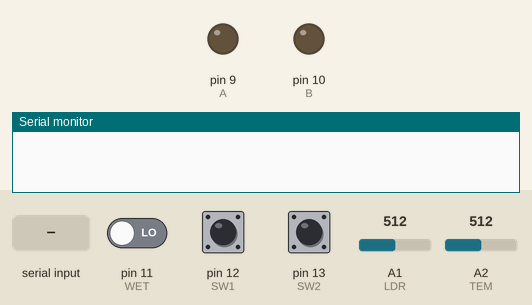
A sketch run on a simulated Arduino Mega 2560, built with avr-gcc and run on an emulated ATmega2560. Shown: output pins drawn as LEDs (lit = HIGH), the last lines printed to the serial monitor. The inputs (shaded band) are chosen by the test bench; at power-on: pin 11 (WET) LOW, pin 12 (SW1) LOW, pin 13 (SW2) LOW, A1 (LDR) = 512, A2 (TEM) = 512.

Above: at 1.2 s.
1.3 s: "A\n" received over the second serial link
At 3.7 s:
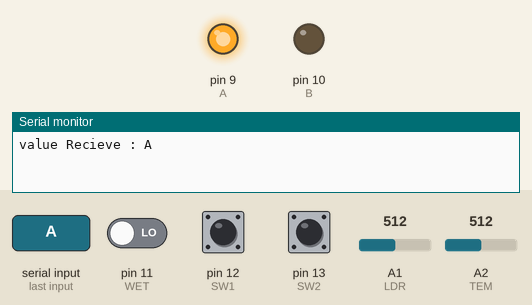
4.0 s: pin 11 (WET) driven HIGH
At 4.9 s:
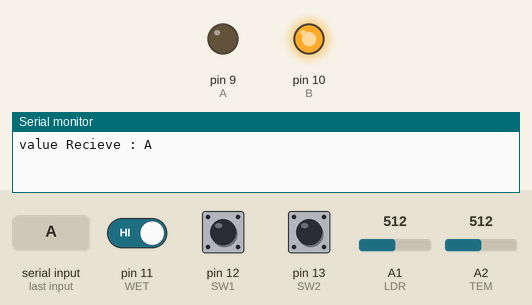
5.5 s: pin 11 (WET) driven LOW
At 6.0 s:
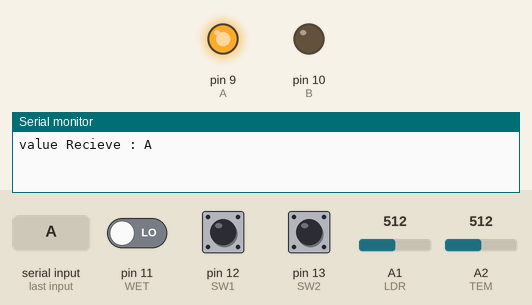
Timing chart, 0 to 8.5 s (numbered marks = the images above; inputs shaded):
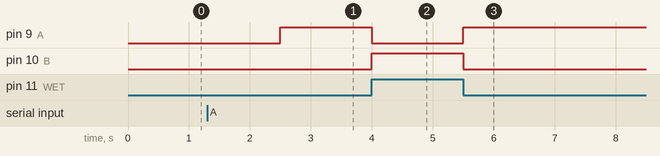

Measured:
- after the input at 1.3 s, pin 9 (A): LOW → HIGH after 1.2 s
- after the input at 4.0 s, pin 9 (A): HIGH → LOW at once; pin 10 (B): LOW → HIGH at once
- after the input at 5.5 s, pin 9 (A): LOW → HIGH at once; pin 10 (B): HIGH → LOW at once

The sketch:

veryfinalbackup.ino
```cpp
#include <pt.h>
String reciveMessage;
String MODE = "";
int temp;
int state;
int val;


#define PT_DELAY(pt, ms, ts) \
  ts = millis(); \
  PT_WAIT_WHILE(pt, millis()-ts < (ms));

long duration, distance;

#define A 9
#define B 10
#define WET 11
#define SW1 12
#define SW2 13
#define LDR A1
#define TEM A2

struct pt pt_taskMOTOR;
struct pt pt_taskDATA;
struct pt pt_taskSendSerial;


PT_THREAD(taskMOTOR(struct pt* pt))
{
  static uint32_t ts;
  PT_BEGIN(pt);
  while (1)
  {
    if(reciveMessage[0]=='A') {
      /*if(digitalRead(WET)==0 || analogRead(LDR)<200) {
        if(val!=1) {
          val=1;
          motor(val);
        }

      }*/
      motor(1);
    }


    if(reciveMessage=="M_0") {
      /*if(val!=1) {
          val=1;
          motor(val);
        }*/
        motor(1);
    }
    if(reciveMessage=="M_1") {
      /*if(val!=0) {
          val=0;
          motor(val);
        }*/
        motor(0);
    }

    if(reciveMessage[0]=='A' && digitalRead(WET)==1 && analogRead(LDR)>200) {
      motor(0);
    }
    PT_DELAY(pt, 300, ts);
  }
  PT_END(pt);
}
PT_THREAD(taskDATA(struct pt* pt))
{
  static uint32_t ts;
  PT_BEGIN(pt);
  while (1)
  {
    if (Serial1.available() > 0) {
      reciveMessage = Serial1.readStringUntil('\r');
      Serial.print("value Recieve : ");
      Serial.println(reciveMessage);
      Serial1.flush();
    }
    PT_DELAY(pt, 300, ts);
  }
  PT_END(pt);
}

PT_THREAD(taskSendSerial(struct pt* pt))
{
  static uint32_t ts;

  PT_BEGIN(pt);

  while (1)
  {
    if(digitalRead(SW2)==1) {
      state=1;
    }
    if(digitalRead(SW1)==1) {
      state=2;
    }
    if(digitalRead(SW1)==0 && digitalRead(SW2)==0) {
      state=0;
    }
    temp=(25*analogRead(TEM) - 2050)/100;
    Serial1.print(String(temp) + "_" + String(digitalRead(WET)) + "_" + reciveMessage[0] + "_" + String(digitalRead(SW1)) + "_" + String(analogRead(LDR)) + "_" + String(state));
    Serial1.print("\r");
    PT_DELAY(pt, 600, ts);
  }

  PT_END(pt);
}

void motor(int value) {
  if(value==0) {

    if(digitalRead(SW1)==0) {
      digitalWrite(A,0);
      digitalWrite(B,1);
    }
    if(digitalRead(SW1)==1) {
      digitalWrite(A,1);
      digitalWrite(B,1);
      digitalWrite(A,0);
      digitalWrite(B,0);
    }
  }
  if(value==1) {

    if(digitalRead(SW2)==0) {
      digitalWrite(A,1);
      digitalWrite(B,0);
    }
    if(digitalRead(SW2)==1) {
      digitalWrite(A,1);
      digitalWrite(B,1);
      digitalWrite(A,0);
      digitalWrite(B,0);
    }
  }
}


void setup() {

  Serial.begin(115200); // usb
  Serial1.begin(115200);
  pinMode(12,INPUT);
  pinMode(13,INPUT);
  pinMode(9,OUTPUT);
  pinMode(10,OUTPUT);
  pinMode(11,INPUT);
  pinMode(A1,INPUT);
  pinMode(A2,INPUT);
  PT_INIT(&pt_taskMOTOR);
  PT_INIT(&pt_taskDATA);
  PT_INIT(&pt_taskSendSerial);
}

void loop() {
  taskMOTOR(&pt_taskMOTOR);
  taskDATA(&pt_taskDATA);
  taskSendSerial(&pt_taskSendSerial);
}
```
